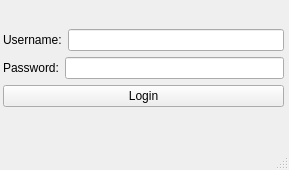
<?xml version="1.0" encoding="UTF-8"?>
<ui version="4.0">
 <class>client</class>
 <widget class="QMainWindow" name="client">
  <property name="geometry">
   <rect>
    <x>0</x>
    <y>0</y>
    <width>289</width>
    <height>170</height>
   </rect>
  </property>
  <property name="windowTitle">
   <string>client</string>
  </property>
  <widget class="QWidget" name="centralwidget">
   <widget class="QWidget" name="layoutWidget">
    <property name="geometry">
     <rect>
      <x>3</x>
      <y>10</y>
      <width>281</width>
      <height>116</height>
     </rect>
    </property>
    <layout class="QVBoxLayout" name="verticalLayout_2">
     <item>
      <layout class="QVBoxLayout" name="verticalLayout">
       <item>
        <layout class="QHBoxLayout" name="horizontalLayout">
         <item>
          <widget class="QLabel" name="label_Username">
           <property name="text">
            <string>Username:</string>
           </property>
          </widget>
         </item>
         <item>
          <widget class="QLineEdit" name="lineEdit_Username"/>
         </item>
        </layout>
       </item>
       <item>
        <layout class="QHBoxLayout" name="horizontalLayout_2">
         <item>
          <widget class="QLabel" name="label_Password">
           <property name="text">
            <string>Password:</string>
           </property>
          </widget>
         </item>
         <item>
          <widget class="QLineEdit" name="lineEdit_Password"/>
         </item>
        </layout>
       </item>
       <item>
        <widget class="QPushButton" name="pushButton_login">
         <property name="text">
          <string>Login</string>
         </property>
        </widget>
       </item>
      </layout>
     </item>
    </layout>
   </widget>
  </widget>
  <widget class="QMenuBar" name="menubar">
   <property name="geometry">
    <rect>
     <x>0</x>
     <y>0</y>
     <width>289</width>
     <height>21</height>
    </rect>
   </property>
  </widget>
  <widget class="QStatusBar" name="statusbar"/>
 </widget>
 <resources/>
 <connections/>
</ui>
